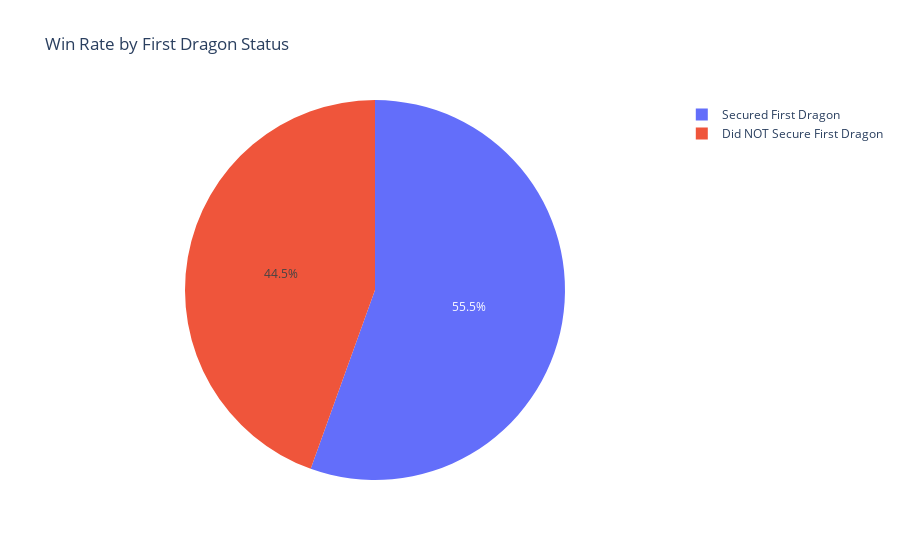

The code cell stored with this chart in its notebook:
### Code cell
win_rates = df.groupby("firstdragon")["result"].mean().reset_index()

win_rates["Status"] = win_rates["firstdragon"].map({
    0: "Did NOT Secure First Dragon",
    1: "Secured First Dragon"
})

px.pie(
    win_rates,
    values="result",
    names="Status",
    title="Win Rate by First Dragon Status"
)

### Figure 1 — Plotly figure (JSON) as saved in the notebook; plotly's stock layout.template omitted (floating-point values rounded to 4 significant figures)
{"data": [{"domain": {"x": [0, 1], "y": [0, 1]}, "hovertemplate": "Status=%{label}<br>result=%{value}<extra></extra>", "labels": ["Did NOT Secure First Dragon", "Secured First Dragon"], "legendgroup": "", "name": "", "showlegend": true, "type": "pie", "values": [0.445, 0.555]}], "layout": {"autosize": true, "legend": {"tracegroupgap": 0}, "title": {"text": "Win Rate by First Dragon Status"}}}
